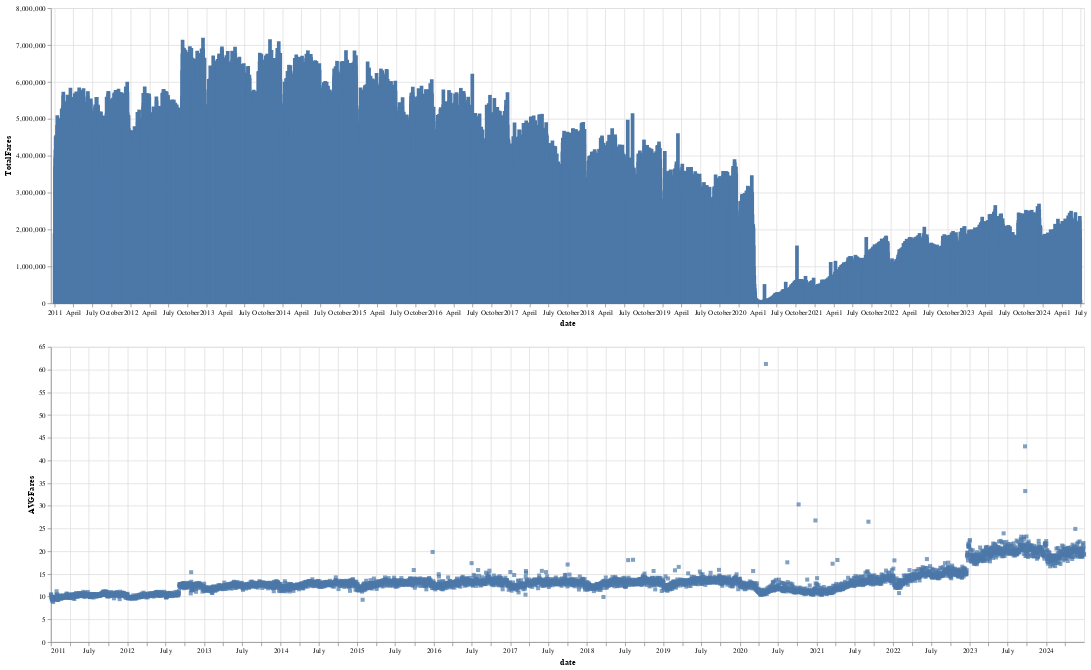

The code cell stored with this chart in its notebook:
### Code cell
import altair as alt
brush = alt.selection_interval()
details = alt.Chart(data).mark_bar().encode(alt.X('date:T'),  alt.Y('TotalFares:Q'), tooltip=[alt.Tooltip('date:T',format='%Y-%m-%d %H'),'TotalFares:Q']
).properties( width=1400,  height=400 ).add_params( brush)

summary = alt.Chart(data).mark_square().encode( alt.X('date:T'), alt.Y('AVGFares:Q'), tooltip=['AVGFares:Q'] ).properties(  width=1400,  height=400).transform_filter( brush)
details & summary

### Figure 1 — Vega-Lite specification as saved in the notebook (floating-point values rounded to 4 significant figures; data arrays with more than 128 entries replaced by an {"elided": "..."} marker saying what was removed)
{"config": {"view": {"continuousWidth": 300, "continuousHeight": 300}}, "vconcat": [{"mark": {"type": "bar"}, "encoding": {"tooltip": [{"field": "date", "format": "%Y-%m-%d %H", "type": "temporal"}, {"field": "TotalFares", "type": "quantitative"}], "x": {"field": "date", "type": "temporal"}, "y": {"field": "TotalFares", "type": "quantitative"}}, "height": 400, "name": "view_1", "width": 1400}, {"mark": {"type": "square"}, "encoding": {"tooltip": [{"field": "AVGFares", "type": "quantitative"}], "x": {"field": "date", "type": "temporal"}, "y": {"field": "AVGFares", "type": "quantitative"}}, "height": 400, "transform": [{"filter": {"param": "param_1"}}], "width": 1400}], "data": {"name": "data-7c94af9d215db36bc97340ebd20aac89"}, "params": [{"name": "param_1", "select": {"type": "interval"}, "views": ["view_1"]}], "$schema": "https://vega.github.io/schema/vega-lite/v5.20.1.json", "datasets": {"data-7c94af9d215db36bc97340ebd20aac89": {"elided": "4930 records"}}}
